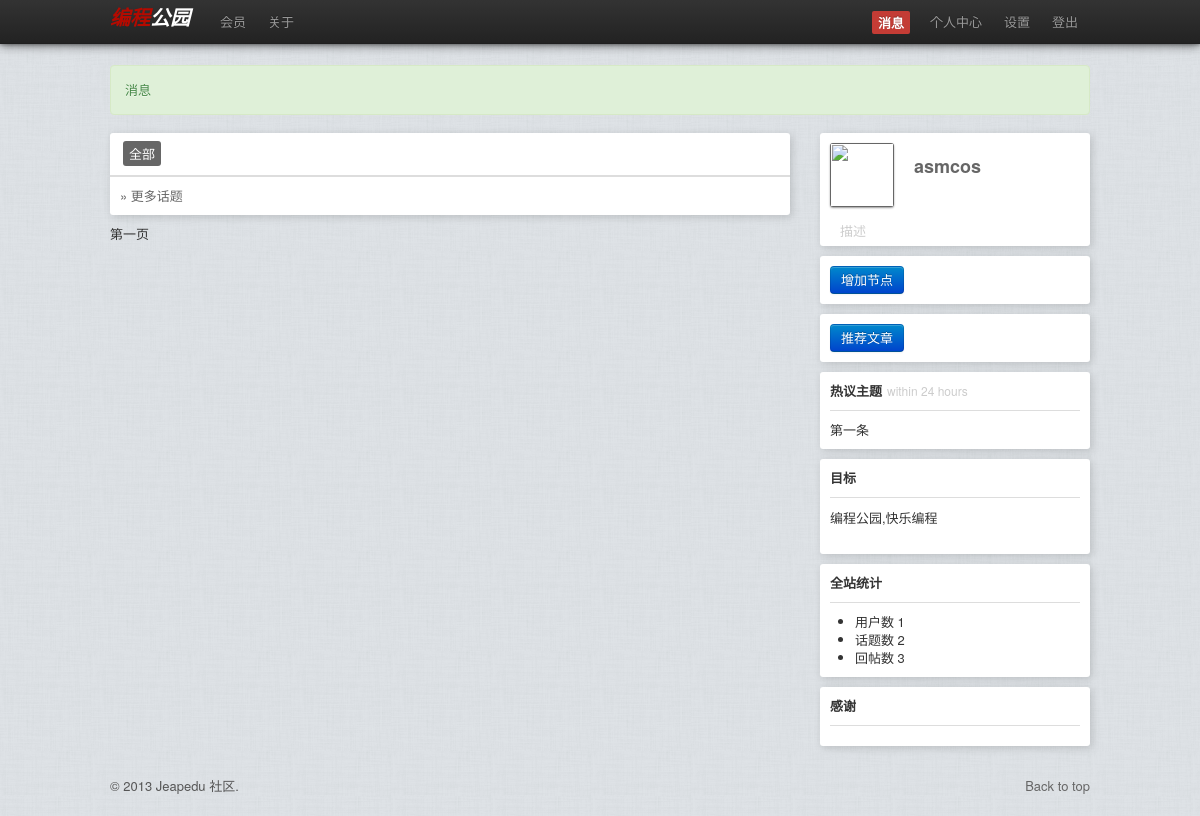
The app's page / (signed in), older data.
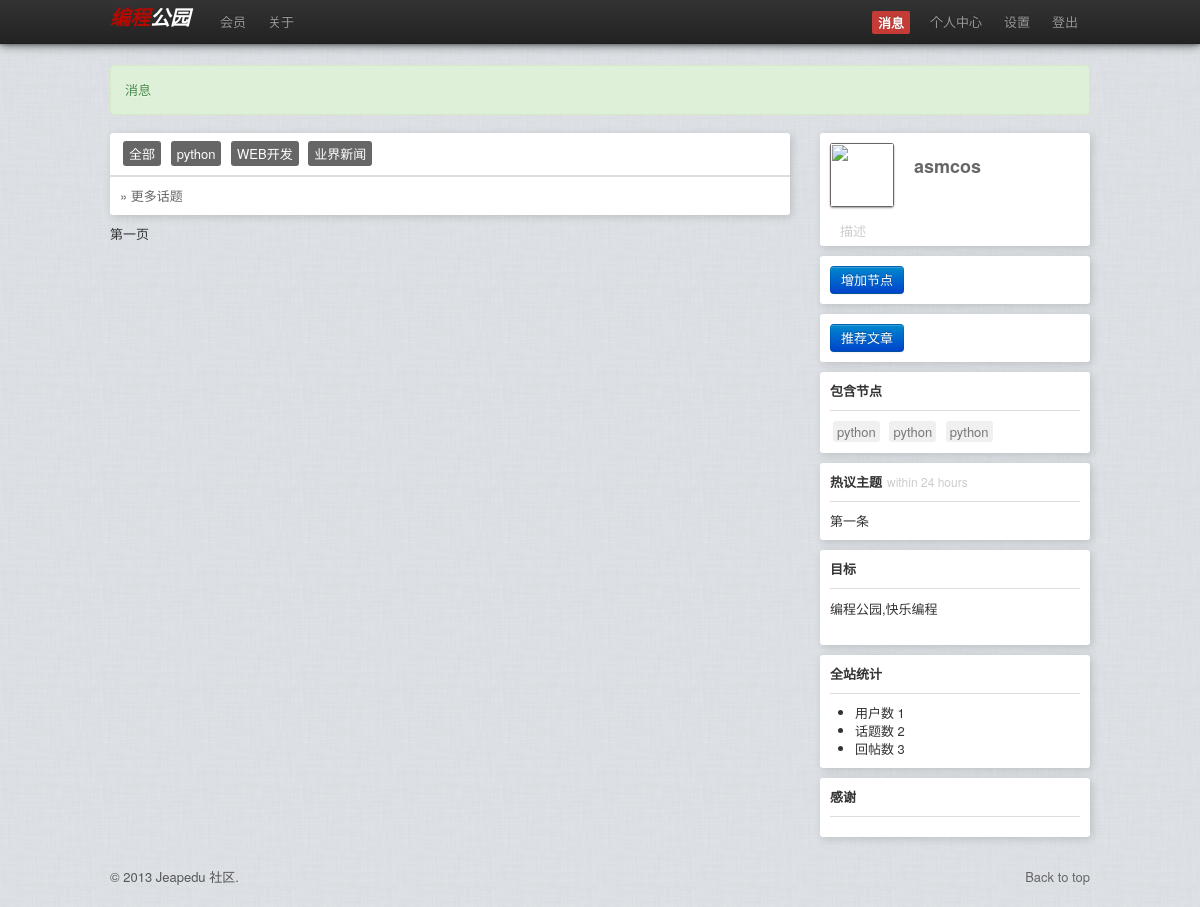
The same page, newer data.
### cpython_forum/models.py (models this page shows)
class NodeCategory(models.Model):
	name         = models.CharField(max_length=30)
	description  = models.TextField()
	parent       = models.CharField(default="/",max_length=30)

### cpython_forum/views.py (the view)
# urls.py: url(r'^$', 'cpython_forum.views.index', name='home'),
def index(request):
	topics      = Topic.objects.all()
	nodecates   = NodeCategory.objects.all()
	nodes	    = Node.objects.all()
	return render_to_response("index.html",{'name':request.user.username, 'topics':topics,\
            "nodecates":nodecates},context_instance=RequestContext(request))

### templates/index.html (shortened to what this page needs)
{% extends "layout.html" %}
{% block sidebarin %}
	{% if name %}
		<section class=box>
			<a class="btn btn-primary" href="/nodecate/add">增加节点</a>
		</section>
	{% endif %}
	{% if 1 %}
		<section class=box>
			<a class="btn btn-primary" href="/">推荐文章</a>
		</section>
	{% endif %}
	{% if nodecates %}
		<section id=tabnodes class=box>
			<header>包含节点</header>
				{% for node in nodecates %}
					<span class="tags enu">
						<a href="/">python</a>
					</span>
				{% endfor %}
		</section>
	{% endif %}
	<section id=hots class=box>
		<header>热议主题<span class="gray little list_big">within 24 hours<span></header>
	</section>
	<section class=box>
		<header>目标</header>
		<p>编程公园,快乐编程</p>
	</section>
	<section class=box>
		<header>全站统计</header>
		<ul>
			<li>用户数 1</li>
			<li>话题数 2</li>
			<li>回帖数 3</li>
		</ul>
	</section>
{% endblock %}
{% block body %}
	<div id=mainbar class=span9>
		{% include "_topiclist.html" %}
		{% if 2 != 1 %}
			第一页
		{% endif %}
	</div>
{% endblock %}

### templates/layout.html (shortened to what this page needs)
<!DOCTYPE html>
<html>
	<head>
		<link rel=stylesheet type=text/css href="/static/style/feather.css?v=2014">
	</head>
	<body>
		<div id=topbar class=navbar style="box-shadow: 0 5px 10px rgba(0,0,0,0.6);">
			<div class=navbar-inner>
				<div class=container>
					{% include "_logo.html" %}
					<div class=nav-collapse>
						<ul class="nav nav-pills">
							{% block usersactive %}
							<li>
							{% endblock %}
								<a href="">会员</a>
							</li>
							{% block aboutactive %}
							<li>
							{% endblock %}
								<a href="/about/">关于</a>
							</li>
						</ul>
						<ul class="nav nav-pills pull-right">
						{% if not name %}
							<li>
							{% block invite %}
								<a href="/accounts/register">注册</a>
							{% endblock %}
							</li>
							<li>
								<a href="/accounts/login">登录</a>
							</li>
						{% else %}
							{% if g.notify != 0 %}
								<li class="notifications unread">
							{% else %}
								<li class=notifications>
							{% endif %}
									<a href="/notify">
										<span class=count>消息</span>
									</a>
								</li>
								<li>
									<a href="/member/{{name}}">个人中心</a>
								</li>
								<li>
									<a href="/member/configs/{{name}}">设置</a>
								</li>
								<li>
									<a href="/accounts/logout/?next=/" data-method=delete rel=nofollow>登出</a>
								</li>
						{% endif %}
					</div>
				</div>
			</div>
		</div>
		<div id=main>
			<div class=container>
				{% block main %}
				<div class=row>
          {% block message %}
						<p class="alert alert-block alert-success" style="margin-left: 30px;">消息</p>
          {% endblock %}
					{% block body %}{% endblock %}
					{% block sidebar %}
						<div id=sidebar class=span3>
							{% block sidebarin1 %}
							{% if name %}
								<section class="profile box">
									<div class=clearfix>
										<div class=avatar>
											<a href="">
												<img src="/user/img">
											</a>
										</div>
										<div class=info>
											<h3 style="color: #666; margin: 10px;">{{ name }}</h3>
										</div>
									</div>
									<p style="color: #ccc; margin: 10px 10px -5px 10px;">描述</p>
								</section>
							{% endif %}
							{% endblock %}
							{% block sidebarin %}{% endblock %}
							<section class=box>
								<header>感谢</header>
							</section>
						</div>
					{% endblock %}
				</div>
				{% endblock %}
			</div>
		</div>
		<footer>
			<div class=container>
				<div class=pull-left>
					<p class=copyright> &copy; 2013 Jeapedu 社区. </p>
				</div>
				<div class=pull-right>
					<p>
						<a href="#Top">Back to top</a>
					</p>
				</div>
			</div>
		</footer>
	</body>
</html>

### templates/_logo.html (shortened to what this page needs)
<a class=brand href="/" style="font-style: oblique; font-weight: bold; font-family: 'Ubuntu', sans-serif;"><span style="color:#b50a00;">编程</span><span >公园</span></a>

### templates/_topiclist.html (shortened to what this page needs)
<section id=topics class="box no-padding">
	<table class=item-list>
		<tbody>
			{% if 1 %}
				<header>
					{% if 1 %}
						<span class="tags tabs current">
							<a href="/">全部</a>
						</span>
					{% else %}
						<span class="tags tabs">
							<a href="/">全部</a>
						</span>
					{% endif %}
					{% for nodecate in nodecates %}
						{% if 1%}
							{% if 1 %}
								<span class="tags tabs current">
									<a href="/">{{ nodecate.name }}</a>
								</span>
							{% else %}
								<span class="tags tabs">
									<a href="/">{{ nodecate.name }}</a>
								</span>
							{% endif %}
						{% endif %}
					{% endfor %}
				</header>
			{% endif %}
		</tbody>
	</table>
		<footer>
			<a href="/">» 更多话题</a>
		</footer>
</section>

Row changes from the older to the newer data that the page shows:
added NodeCategory: name "python"
added NodeCategory: name "WEB开发"
added NodeCategory: name "业界新闻"
Text that changed along with them:
text now shown: "包含节点"
